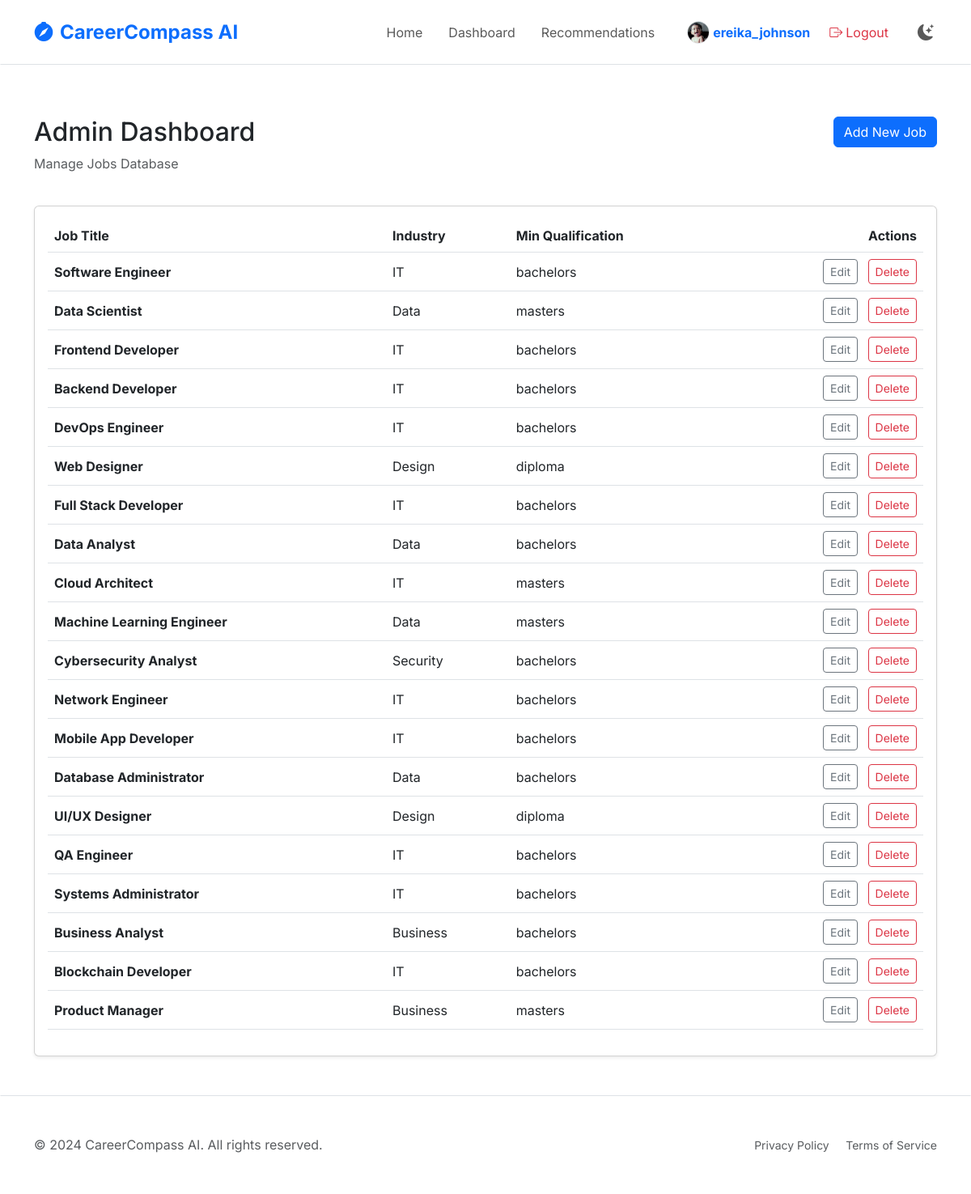
The page /admin/ (signed in) on the database its author committed.
### careercompass/models/user.py (models this page shows, shortened)
class User(db.Model, UserMixin):
    id = db.Column(db.Integer, primary_key=True)
    username = db.Column(db.String(150), unique=True, nullable=False)
    password = db.Column(db.String(60), nullable=False)
    full_name = db.Column(db.String(150), nullable=True)
    email = db.Column(db.String(150), nullable=True)
    phone = db.Column(db.String(20), nullable=True)
    address = db.Column(db.String(250), nullable=True)
    dob = db.Column(db.Date, nullable=True)
    gender = db.Column(db.String(20), nullable=True)
    profile_pic = db.Column(db.String(200), nullable=True)
    linkedin = db.Column(db.String(200), nullable=True)
    github = db.Column(db.String(200), nullable=True)
    twitter = db.Column(db.String(200), nullable=True)
    website = db.Column(db.String(200), nullable=True)
    tech_skills = db.Column(db.String(500), nullable=True) # Comma-separated or JSON
    soft_skills = db.Column(db.String(500), nullable=True)
    qualification = db.Column(db.String(100), nullable=True)
    industry = db.Column(db.String(100), nullable=True)

### careercompass/models/job.py (models this page shows, shortened)
class Job(db.Model):
    id = db.Column(db.Integer, primary_key=True)
    title = db.Column(db.String(150), nullable=False)
    company = db.Column(db.String(150), nullable=True)
    tech_skills = db.Column(db.Text, nullable=False) # Comma-separated or JSON
    soft_skills = db.Column(db.Text, nullable=False)
    min_qualification = db.Column(db.String(100), nullable=False)
    description = db.Column(db.Text, nullable=True)
    industry = db.Column(db.String(100), nullable=True)
    availability = db.Column(db.String(50), nullable=True) # Remote, Full-time, etc.
    salary_package = db.Column(db.String(100), nullable=True) # Range or text

### careercompass/routes/admin_routes.py (the view)
@admin_bp.route('/', methods=['GET'])
@login_required
def admin_dashboard():
    jobs = Job.query.all()
    return render_template('admin.html', jobs=jobs)

### app.py (called while the page is built)
def create_app(test_config=None):
    app = Flask(__name__, template_folder='careercompass/templates', static_folder='careercompass/static')
    app.config['SECRET_KEY'] = 'dev_secret_key_careercompass'
    app.config['SQLALCHEMY_DATABASE_URI'] = 'sqlite:///database.db'
    app.config['SQLALCHEMY_TRACK_MODIFICATIONS'] = False
    if test_config:
        app.config.update(test_config)
    db.init_app(app)
    login_manager.init_app(app)
    bcrypt.init_app(app)
    app.register_blueprint(auth_bp, url_prefix='/auth')
    app.register_blueprint(main_bp)   # ← Removed url_prefix='/'
    app.register_blueprint(admin_bp, url_prefix='/admin')
    @login_manager.user_loader
    def load_user(user_id):
        return User.query.get(int(user_id))
    with app.app_context():
        db.create_all()
    return app

### careercompass/templates/admin.html (shortened to what this page needs)
{% extends "base.html" %}
{% block content %}
<div class="row mb-4">
    <div class="col-md-8">
        <h2>Admin Dashboard</h2>
        <p class="text-muted">Manage Jobs Database</p>
    </div>
    <div class="col-md-4 text-end">
        <button type="button" class="btn btn-primary" data-bs-toggle="modal" data-bs-target="#addJobModal">
            Add New Job
        </button>
    </div>
</div>
<div class="card shadow-sm">
    <div class="card-body">
        {% if jobs %}
        <div class="table-responsive">
            <table class="table table-hover align-middle">
                <thead>
                    <tr>
                        <th>Job Title</th>
                        <th>Industry</th>
                        <th>Min Qualification</th>
                        <th class="text-end">Actions</th>
                    </tr>
                </thead>
                <tbody>
                    {% for job in jobs %}
                    <tr>
                        <td><strong>{{ job.title }}</strong></td>
                        <td>{{ job.industry }}</td>
                        <td>{{ job.min_qualification }}</td>
                        <td class="text-end">
                            <button class="btn btn-sm btn-outline-secondary me-2" data-bs-toggle="modal"
                                data-bs-target="#editJobModal{{ job.id }}">Edit</button>
                            <form action="{{ url_for('admin.delete_job', job_id=job.id) }}" method="POST"
                                class="d-inline">
                                <button type="submit" class="btn btn-sm btn-outline-danger"
                                    onclick="return confirm('Are you sure you want to delete this job?')">Delete</button>
                            </form>
                        </td>
                    </tr>
                    {% endfor %}
                </tbody>
            </table>
        </div>
        {% else %}
        <div class="text-center py-5">
            <p class="text-muted mb-0">No jobs found in the database. Add some to get started!</p>
        </div>
        {% endif %}
    </div>
</div>
{% endblock %}

### careercompass/templates/base.html (shortened to what this page needs)
<!DOCTYPE html>
<html lang="en" data-bs-theme="light">
<head>
    <link rel="stylesheet" href="https://cdn.jsdelivr.net/npm/bootstrap-icons@1.11.1/font/bootstrap-icons.css">
    <link href="https://cdn.jsdelivr.net/npm/bootstrap@5.3.0/dist/css/bootstrap.min.css" rel="stylesheet">
    <link rel="stylesheet" href="{{ url_for('static', filename='style.css') }}">
</head>
<body class="d-flex flex-column min-vh-100">
    <nav class="navbar navbar-expand-lg border-bottom sticky-top py-3 glass-effect" id="mainNav">
        <div class="container">
            <a class="navbar-brand fw-bold fs-4 text-primary" href="{{ url_for('main.home') }}">
                <i class="bi bi-compass-fill me-2"></i>CareerCompass AI
            </a>
            <div class="collapse navbar-collapse" id="navbarNav">
                <ul class="navbar-nav ms-auto align-items-center">
                    <li class="nav-item"><a class="nav-link px-3" href="{{ url_for('main.home') }}">Home</a></li>
                    {% if current_user.is_authenticated %}
                    <li class="nav-item"><a class="nav-link px-3" href="{{ url_for('main.dashboard') }}">Dashboard</a>
                    </li>
                    <li class="nav-item"><a class="nav-link px-3"
                            href="{{ url_for('main.recommendations') }}">Recommendations</a></li>
                    <li class="nav-item ms-lg-3">
                        <a class="nav-link text-primary fw-bold d-flex align-items-center"
                            href="{{ url_for('main.profile') }}">
                            {% if current_user.profile_pic %}
                            <img src="{{ url_for('static', filename='profile_pics/' + current_user.profile_pic) }}"
                                class="rounded-circle me-1 border"
                                style="width: 28px; height: 28px; object-fit: cover;">
                            {% else %}
                            <i class="bi bi-person-circle fs-5 me-1"></i>
                            {% endif %}
                            <span class="d-none d-lg-inline">{{ current_user.username }}</span>
                        </a>
                    </li>
                    <li class="nav-item me-2">
                        <a class="nav-link text-danger ms-lg-2" href="{{ url_for('auth.logout') }}">
                            <i class="bi bi-box-arrow-right me-1"></i>Logout
                        </a>
                    </li>
                    {% else %}
                    <li class="nav-item"><a class="nav-link px-3" href="{{ url_for('auth.login') }}">Login</a></li>
                    <li class="nav-item"><a class="btn btn-primary rounded-pill px-4 ms-2"
                            href="{{ url_for('auth.register') }}">Register</a></li>
                    {% endif %}
                    <li class="nav-item ms-lg-3 mt-3 mt-lg-0">
                        <button class="btn btn-link nav-link p-1" id="theme-toggle" aria-label="Toggle Theme">
                            <i class="bi bi-moon-stars-fill fs-5" id="theme-icon"></i>
                        </button>
                    </li>
                </ul>
            </div>
        </div>
    </nav>
    <main class="container my-5">
        {% block content %}{% endblock %}
    </main>
    <footer class="border-top py-5 mt-auto glass-effect">
        <div class="container">
            <div class="row align-items-center">
                <div class="col-md-6 text-center text-md-start">
                    <p class="mb-0 text-muted">&copy; 2024 CareerCompass AI. All rights reserved.</p>
                </div>
                <div class="col-md-6 text-center text-md-end mt-3 mt-md-0">
                    <a href="#" class="text-muted text-decoration-none me-3 small">Privacy Policy</a>
                    <a href="#" class="text-muted text-decoration-none small">Terms of Service</a>
                </div>
            </div>
        </div>
    </footer>
</body>
</html>

### careercompass/static/style.css (style rules this page uses)
:root { --primary-color: #0d6efd; --primary-gradient: linear-gradient(135deg, #0d6efd 0%, #0a58ca 100%); --card-shadow: 0 10px 30px rgba(0, 0, 0, 0.05); --transition-speed: 0.3s; }
body { font-family: 'Inter', sans-serif; background-color: var(--bs-body-bg); transition: background-color var(--transition-speed), color var(--transition-speed); }
.card { transition: transform var(--transition-speed), box-shadow var(--transition-speed), background-color var(--transition-speed); box-shadow: var(--card-shadow); }
.glass-effect { background: rgba(255, 255, 255, 0.7); backdrop-filter: blur(10px); -webkit-backdrop-filter: blur(10px); border: 1px solid rgba(255, 255, 255, 0.2); }
#theme-toggle { cursor: pointer; transition: transform 0.3s ease; }

### rows shown on the page
User: profile_pic (picture), username "ereika_johnson"
Job: title "Software Engineer", industry "IT", min_qualification "bachelors"
Job: title "Data Scientist", industry "Data", min_qualification "masters"
Job: title "Frontend Developer", industry "IT", min_qualification "bachelors"
Job: title "Backend Developer", industry "IT", min_qualification "bachelors"
Job: title "DevOps Engineer", industry "IT", min_qualification "bachelors"
Job: title "Web Designer", industry "Design", min_qualification "diploma"
Job: title "Full Stack Developer", industry "IT", min_qualification "bachelors"
Job: title "Data Analyst", industry "Data", min_qualification "bachelors"
Job: title "Cloud Architect", industry "IT", min_qualification "masters"
Job: title "Machine Learning Engineer", industry "Data", min_qualification "masters"
Job: title "Cybersecurity Analyst", industry "Security", min_qualification "bachelors"
Job: title "Network Engineer", industry "IT", min_qualification "bachelors"
Job: title "Mobile App Developer", industry "IT", min_qualification "bachelors"
Job: title "Database Administrator", industry "Data", min_qualification "bachelors"
Job: title "UI/UX Designer", industry "Design", min_qualification "diploma"
Job: title "QA Engineer", industry "IT", min_qualification "bachelors"
Job: title "Systems Administrator", industry "IT", min_qualification "bachelors"
Job: title "Business Analyst", industry "Business", min_qualification "bachelors"
Job: title "Blockchain Developer", industry "IT", min_qualification "bachelors"
Job: title "Product Manager", industry "Business", min_qualification "masters"
